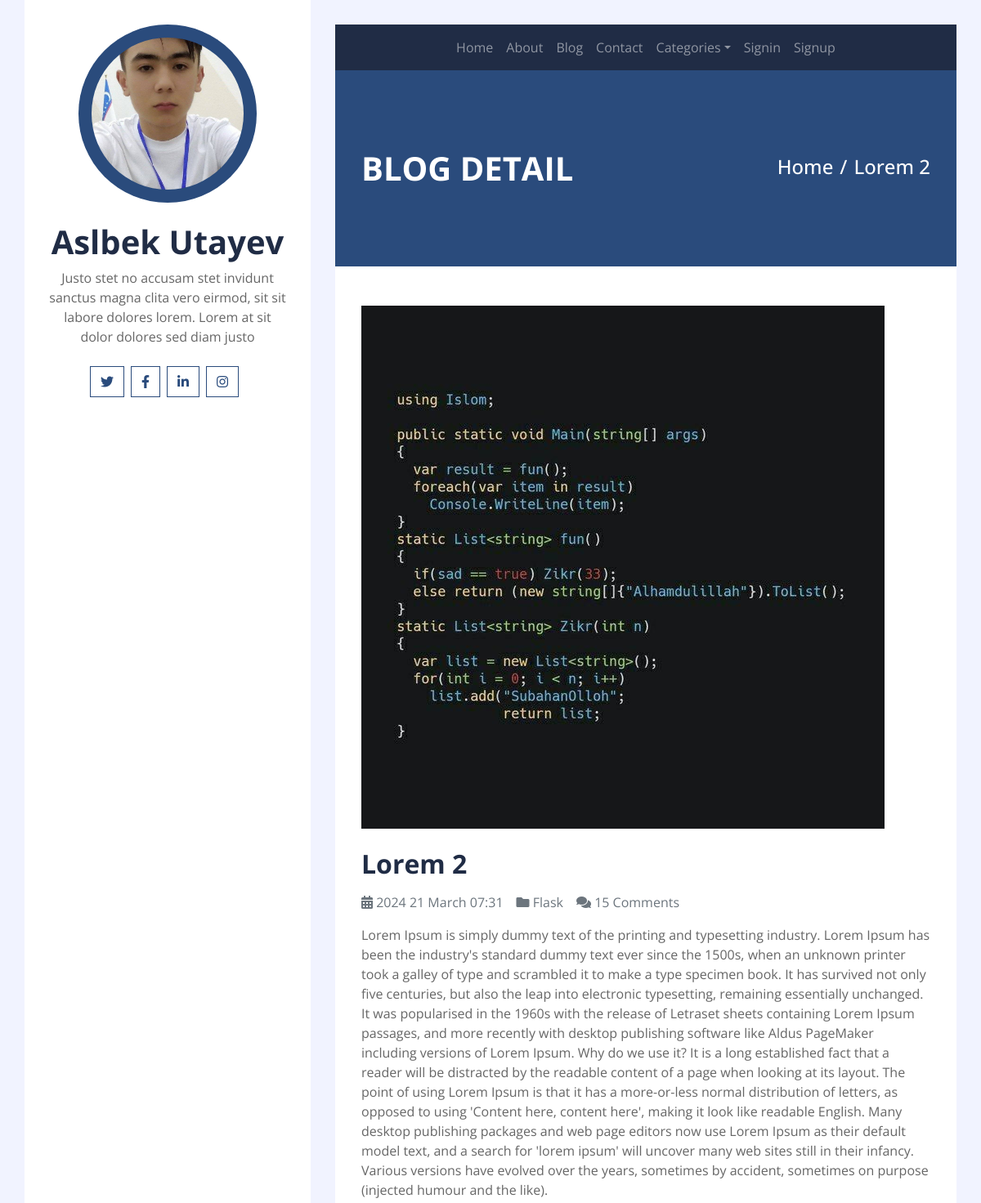
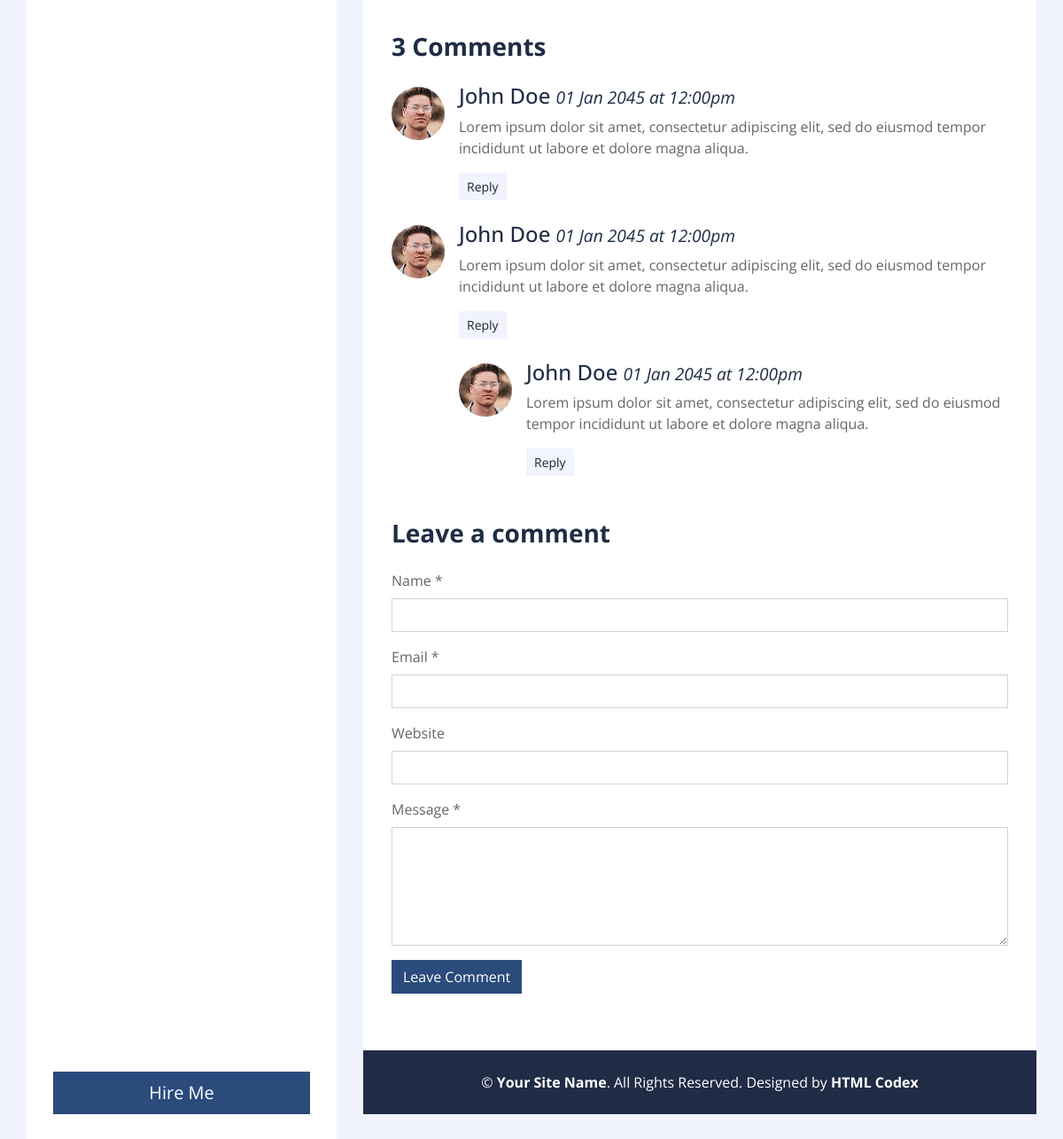
The page /blog/lorem-2/ on the database its author committed (2 pictures, top to bottom).
### models/models.py (models this page shows, shortened)
class Post_Model(models.Model):
    class Status(models.TextChoices):
        Draft = Draft
        Published = Published
    class Category(models.TextChoices):
        Python = Python
        Django = Django
        DjangoRestFramework = DjangoRestFramework
        FastApi = FastApi
        Flask = Flask
        MySQL = MySQL
        Postgresql = Postgresql
        MongoDB = MongoDB
        Git = Git
        GitHub = GitHub
        Docker = Docker
        Backend = Backend
        Frontend = Frontend
        FullStack = FullStack
    id = models.UUIDField(primary_key=True, default=uuid.uuid4, editable=False)
    title = models.CharField(max_length=255)
    slug = models.SlugField(max_length=255)
    body = models.TextField()
    publish_time = models.DateTimeField(default=timezone.now)
    create_time = models.DateTimeField(auto_now_add=True)
    update_time = models.DateTimeField(auto_now=True)
    image = models.ImageField(upload_to='news/images')
    status = models.CharField(max_length=255,
                              choices=Status.choices,
                              default=Draft
                              )
    objects = models.Manager()
    published = PublishedManager()
    category = models.CharField(choices=Category.choices, max_length=255, default=Backend)

### models/views.py (the view)
# urls.py: path('blog/<slug:slug>/', SinglePageView, name='single_page'),
def SinglePageView(request, slug):
    post = get_object_or_404(Post_Model, slug=slug, status=Post_Model.Status.Published)
    context = {
        "post": post,
    }
    return render(request, 'Pages/single.html', context)

### templates/Pages/single.html (shortened to what this page needs)
{% extends 'Pages/base.html' %}
{% load static %}
{% block content %}
            <div class="container py-5 px-2 bg-primary">
                <div class="row py-5 px-4">
                    <div class="col-sm-6 text-center text-md-left">
                        <h1 class="mb-3 mb-md-0 text-white text-uppercase font-weight-bold">Blog Detail</h1>
                    </div>
                    <div class="col-sm-6 text-center text-md-right">
                        <div class="d-inline-flex pt-2">
                            <h4 class="m-0 text-white"><a class="text-white" href="{% url 'home_page' %}">Home</a></h4>
                            <h4 class="m-0 text-white px-2">/</h4>
                            <h4 class="m-0 text-white">{{ post.title | truncatewords:2 }}</h4>
                        </div>
                    </div>
                </div>
            </div>
            <div class="container py-5 px-2 bg-white">
                <div class="row px-4">
                    <div class="col-12">
                        <img class="img-fluid mb-4" src="{{ post.image.url }}" alt="Image">
                        <h2 class="mb-3 font-weight-bold">{{ post.title }}</h2>
                        <div class="d-flex">
                            <p class="mr-3 text-muted"><i class="fa fa-calendar-alt"></i>  {{ post.publish_time|date:"Y"}} {{ post.publish_time|date:"j" }} {{ post.publish_time|date:"F"}} {{ post.publish_time|date:"H:i"}}</p>
                            <p class="mr-3 text-muted"><i class="fa fa-folder"></i> {{ post.category.title }}</p>
                            <p class="mr-3 text-muted"><i class="fa fa-comments"></i> 15 Comments</p>
                        </div>
                        <p style="direction: center;">
                            {{ post.body }}
                        </p>
                    </div>
                    <div class="col-12 py-4">
                        <h3 class="mb-4 font-weight-bold">3 Comments</h3>
                        <div class="media mb-4">
                            <img src="img/user.jpg" alt="Image" class="mr-3 mt-1 rounded-circle" style="width:60px;">
                            <div class="media-body">
                                <h4>John Doe <small><i>01 Jan 2045 at 12:00pm</i></small></h4>
                                <p>Lorem ipsum dolor sit amet, consectetur adipiscing elit, sed do eiusmod tempor incididunt ut labore et dolore magna aliqua.
                                </p>
                                <button class="btn btn-sm btn-light">Reply</button>
                            </div>
                        </div>
                        <div class="media mb-4">
                            <img src="img/user.jpg" alt="Image" class="mr-3 mt-1 rounded-circle"
                                style="width:60px;">
                            <div class="media-body">
                                <h4>John Doe <small><i>01 Jan 2045 at 12:00pm</i></small></h4>
                                <p>Lorem ipsum dolor sit amet, consectetur adipiscing elit, sed do eiusmod tempor incididunt ut labore et dolore magna aliqua.
                                </p>
                                <button class="btn btn-sm btn-light">Reply</button>
                                <div class="media mt-4">
                                    <img src="img/user.jpg" alt="Image" class="mr-3 mt-1 rounded-circle"
                                        style="width:60px;">
                                    <div class="media-body">
                                        <h4>John Doe <small><i>01 Jan 2045 at 12:00pm</i></small></h4>
                                        <p>Lorem ipsum dolor sit amet, consectetur adipiscing elit, sed do eiusmod tempor incididunt ut labore et dolore magna aliqua.
                                        </p>
                                        <button class="btn btn-sm btn-light">Reply</button>
                                    </div>
                                </div>
                            </div>
                        </div>
                    </div>
                    <div class="col-12">
                        <h3 class="mb-4 font-weight-bold">Leave a comment</h3>
                        <form>
                            <div class="form-group">
                                <label for="name">Name *</label>
                                <input type="text" class="form-control" id="name">
                            </div>
                            <div class="form-group">
                                <label for="email">Email *</label>
                                <input type="email" class="form-control" id="email">
                            </div>
                            <div class="form-group">
                                <label for="website">Website</label>
                                <input type="url" class="form-control" id="website">
                            </div>
                            <div class="form-group">
                                <label for="message">Message *</label>
                                <textarea id="message" cols="30" rows="5" class="form-control"></textarea>
                            </div>
                            <div class="form-group">
                                <input type="submit" value="Leave Comment" class="btn btn-primary">
                            </div>
                        </form>
                    </div>
                </div>
            </div>
{% endblock content %}

### rows shown on the page
Post_Model: title "Lorem 2", image (picture), publish_time "2024", publish_time "21", publish_time "March", publish_time "07:31", category "Flask", body "Lorem Ipsum is simply dummy text of the printing and typesetting industry. Lorem Ipsum has been the industry's standard dummy text ever since the 1500s, when an unknown printer took a galley of type and scrambled it to make a type specimen book. It has survived not only five centuries, but also the leap into electronic typesetting, remaining essentially unchanged. It was popularised in the 1960s with the release of Letraset sheets containing Lorem Ipsum passages, and more recently with desktop publishing software like Aldus PageMaker including versions of Lorem Ipsum. Why do we use it? It is a long established fact that a reader will be distracted by the readable content of a page when…"
